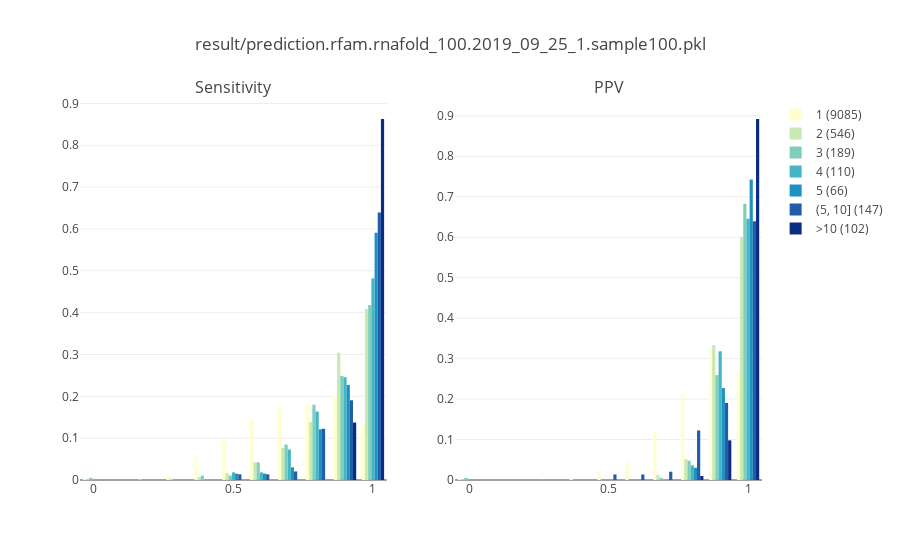

This figure's notebook cell:
### Code cell
fig = make_subplots(rows=1, cols=2, subplot_titles=['Sensitivity', 'PPV'])

for col_idx, metric_name in enumerate(['sensitivity', 'ppv']):

    col = col_idx + 1
    fig.add_trace(go.Histogram(x=df_metric[df_metric['rnafold_count'] == 1][metric_name], 
                              nbinsx=20, histnorm='probability', 
                               name='1 ({})'.format(len(df_metric[df_metric['rnafold_count'] == 1])),
                              marker_color='#ffffcc', showlegend=True if col_idx == 0 else False), 
                 row=1, col=col)
    fig.add_trace(go.Histogram(x=df_metric[df_metric['rnafold_count'] == 2][metric_name], 
                              nbinsx=20, histnorm='probability', 
                               name='2 ({})'.format(len(df_metric[df_metric['rnafold_count'] == 2])),
                              marker_color='#c7e9b4', showlegend=True if col_idx == 0 else False),
                 row=1, col=col)
    fig.add_trace(go.Histogram(x=df_metric[df_metric['rnafold_count'] == 3][metric_name], 
                              nbinsx=20, histnorm='probability', 
                               name='3 ({})'.format(len(df_metric[df_metric['rnafold_count'] == 3])),
                              marker_color='#7fcdbb', showlegend=True if col_idx == 0 else False),
                 row=1, col=col)
    fig.add_trace(go.Histogram(x=df_metric[df_metric['rnafold_count'] == 4][metric_name], 
                              nbinsx=20, histnorm='probability', 
                               name='4 ({})'.format(len(df_metric[df_metric['rnafold_count'] == 4])),
                              marker_color='#41b6c4', showlegend=True if col_idx == 0 else False),
                 row=1, col=col)
    fig.add_trace(go.Histogram(x=df_metric[df_metric['rnafold_count'] == 5][metric_name], 
                              nbinsx=20, histnorm='probability', 
                               name='5 ({})'.format(len(df_metric[df_metric['rnafold_count'] == 5])),
                              marker_color='#1d91c0', showlegend=True if col_idx == 0 else False),
                 row=1, col=col)
    fig.add_trace(go.Histogram(x=df_metric[(df_metric['rnafold_count'] > 5) & (df_metric['rnafold_count'] <= 10)]['sensitivity'], 
                              nbinsx=20, histnorm='probability', 
                               name='(5, 10] ({})'.format(len(df_metric[(df_metric['rnafold_count'] > 5) & (df_metric['rnafold_count'] <= 10)])),
                              marker_color='#225ea8', showlegend=True if col_idx == 0 else False),
                 row=1, col=col)
    fig.add_trace(go.Histogram(x=df_metric[df_metric['rnafold_count'] > 10][metric_name], 
                              nbinsx=20, histnorm='probability', 
                               name='>10 ({})'.format(len(df_metric[df_metric['rnafold_count'] > 10])),
                              marker_color='#0c2c84', showlegend=True if col_idx == 0 else False), 
                 row=1, col=col)

fig = fig.update(layout=dict(
    paper_bgcolor='rgba(0,0,0,0)',
    plot_bgcolor='rgba(0,0,0,0)',
#     xaxis=dict(showgrid=False, zeroline=False,
#                tickfont=dict(size=18, color='#000'),
#                titlefont=dict(size=24, color='#000'),
#                showline=True, mirror=True),
#     yaxis=dict(showgrid=True, gridwidth=1, gridcolor='darkgray',
#                tickfont=dict(size=18, color='#000'),
#                titlefont=dict(size=24, color='#000'),
#                title='Percentage', showline=True, mirror=True),
    title=sample_filename,
#     title=metric_name,
#     titlefont=dict(size=24, color='#000'),
#     legend=dict(orientation="h",
#                 font=dict(
# #             family='sans-serif',
#             size=24,
#             color='#000'
#         ),),
))
iplot(fig)

### Figure 1 — Plotly figure (JSON) as saved in the notebook; plotly's stock layout.template omitted (floating-point values rounded to 4 significant figures; data arrays with more than 128 entries replaced by an {"elided": "..."} marker saying what was removed)
{"data": [{"histnorm": "probability", "marker": {"color": "#ffffcc"}, "name": "1 (9085)", "nbinsx": 20, "showlegend": true, "type": "histogram", "uid": "ee0d95fa-f321-4043-b250-d1fb02b93348", "x": {"elided": "9085 float values"}, "xaxis": "x", "yaxis": "y"}, {"histnorm": "probability", "marker": {"color": "#c7e9b4"}, "name": "2 (546)", "nbinsx": 20, "showlegend": true, "type": "histogram", "uid": "dd8d0018-47a6-4a8e-b6fc-207c1eba68fb", "x": {"elided": "546 float values"}, "xaxis": "x", "yaxis": "y"}, {"histnorm": "probability", "marker": {"color": "#7fcdbb"}, "name": "3 (189)", "nbinsx": 20, "showlegend": true, "type": "histogram", "uid": "a10eff88-3e28-43da-8c61-40b72392f939", "x": {"elided": "189 float values"}, "xaxis": "x", "yaxis": "y"}, {"histnorm": "probability", "marker": {"color": "#41b6c4"}, "name": "4 (110)", "nbinsx": 20, "showlegend": true, "type": "histogram", "uid": "463e76b3-4f8a-42bd-94ed-864b92e88d15", "x": [0.8409, 1, 1, 0.9412, 0.9655, 1, 0.8438, 1, 1, 1, 0.625, 0.9412, 1, 0.9444, 0.7273, 0.7368, 0.7321, 0.75, 1, 0.973, 0.9615, 1, 0.9259, 0.9615, 0.9474, 0.9474, 0.9211, 1, 1, 0.9545, 1, 1, 0.7647, 1, 0.7647, 1, 1, 0.9851, 0.8529, 0.8529, 0.8529, 1, 1, 1, 1, 1, 1, 1, 1, 0.8148, 1, 0.9231, 1, 0.7297, 0.84, 0.9583, 1, 0.9333, 0.5455, 0.9429, 0.9429, 1, 1, 1, 0.9545, 1, 1, 0.95, 0.9429, 1, 1, 0.973, 1, 0.7619, 0.8723, 1, 0.8, 0.8421, 0.6842, 0.7778, 0.8462, 1, 0.5, 0.9474, 1, 0.8857, 0.9143, 0.8684, 0.8, 0.6829, 0.9259, 0.9474, 0.8947, 0.8261, 0.7, 0.7, 0.5918, 0.75, 0.8, 0.7714, 1, 1, 0.9412, 0.8333, 0.8824, 0.8889, 0.9, 1, 1, 1], "xaxis": "x", "yaxis": "y"}, {"histnorm": "probability", "marker": {"color": "#1d91c0"}, "name": "5 (66)", "nbinsx": 20, "showlegend": true, "type": "histogram", "uid": "c76767e0-2294-4d89-8c25-68e32a9e555f", "x": [0.9808, 0.9444, 1, 1, 0.8, 0.8261, 0.8571, 1, 0.8667, 0.963, 1, 0.9643, 1, 1, 0.7143, 0.9286, 0.9333, 1, 1, 0.6286, 1, 1, 0.9545, 0.8966, 1, 1, 1, 0.8571, 0.8824, 0.9565, 0.9333, 1, 0.9143, 1, 1, 0.9545, 1, 1, 0.9583, 1, 0.963, 1, 0.9118, 1, 1, 1, 0.9412, 1, 0.9211, 0.8378, 1, 0.8421, 0.5, 0.9677, 0.9697, 0.7179, 0.925, 0.9286, 0.8462, 1, 0.8, 1, 1, 1, 0.8, 0.8], "xaxis": "x", "yaxis": "y"}, {"histnorm": "probability", "marker": {"color": "#225ea8"}, "name": "(5, 10] (147)", "nbinsx": 20, "showlegend": true, "type": "histogram", "uid": "dab8ccb5-a871-4508-b596-c19f4b518ff8", "x": {"elided": "147 float values"}, "xaxis": "x", "yaxis": "y"}, {"histnorm": "probability", "marker": {"color": "#0c2c84"}, "name": ">10 (102)", "nbinsx": 20, "showlegend": true, "type": "histogram", "uid": "5d1734da-4fa3-4cd9-b526-dbcee45f05f8", "x": [1, 1, 1, 1, 0.9667, 0.9211, 1, 1, 1, 1, 1, 1, 1, 1, 0.9412, 0.9737, 1, 0.9737, 1, 1, 0.9565, 1, 0.9333, 1, 0.9231, 0.8571, 1, 1, 0.8788, 1, 1, 1, 1, 1, 1, 1, 1, 1, 1, 1, 1, 1, 0.9286, 1, 1, 1, 0.9412, 1, 0.8889, 1, 1, 1, 1, 1, 1, 1, 1, 0.96, 1, 1, 1, 1, 1, 1, 1, 1, 1, 1, 0.9394, 1, 1, 1, 1, 0.8919, 1, 1, 0.8936, 1, 0.8889, 1, 1, 0.9444, 1, 1, 1, 1, 1, 1, 1, 1, 1, 1, 0.9697, 1, 1, 1, 1, 1, 1, 1, 1, 1], "xaxis": "x", "yaxis": "y"}, {"histnorm": "probability", "marker": {"color": "#ffffcc"}, "name": "1 (9085)", "nbinsx": 20, "showlegend": false, "type": "histogram", "uid": "2ebefcb1-6715-4aa1-ae7d-c7eb0d1bff60", "x": {"elided": "9085 float values"}, "xaxis": "x2", "yaxis": "y2"}, {"histnorm": "probability", "marker": {"color": "#c7e9b4"}, "name": "2 (546)", "nbinsx": 20, "showlegend": false, "type": "histogram", "uid": "eefcce3f-1b01-451d-8bbf-120070190177", "x": {"elided": "546 float values"}, "xaxis": "x2", "yaxis": "y2"}, {"histnorm": "probability", "marker": {"color": "#7fcdbb"}, "name": "3 (189)", "nbinsx": 20, "showlegend": false, "type": "histogram", "uid": "21d0b9a8-dc7c-44b5-8bca-bcda9c477d9e", "x": {"elided": "189 float values"}, "xaxis": "x2", "yaxis": "y2"}, {"histnorm": "probability", "marker": {"color": "#41b6c4"}, "name": "4 (110)", "nbinsx": 20, "showlegend": false, "type": "histogram", "uid": "dd33c6d5-7652-4033-b642-d8637b945d76", "x": [0.9487, 0.963, 1, 1, 0.9333, 1, 1, 0.9524, 0.9545, 0.8889, 1, 1, 1, 1, 0.8696, 0.913, 0.8913, 0.875, 0.9737, 0.9474, 1, 0.96, 1, 1, 0.9474, 0.9474, 0.9211, 0.9545, 0.9545, 0.9545, 1, 0.8571, 0.8667, 1, 0.8667, 0.9643, 1, 1, 0.9355, 0.9355, 0.9355, 0.9545, 0.9565, 0.9583, 0.9643, 0.9615, 0.9, 1, 1, 0.9167, 1, 0.9231, 0.9375, 0.9643, 0.9545, 1, 0.9565, 1, 1, 0.9429, 1, 1, 1, 1, 1, 0.9583, 1, 0.95, 0.9706, 0.9048, 0.973, 0.973, 0.9792, 0.9697, 0.9535, 1, 1, 1, 0.8667, 1, 0.8462, 1, 0.8077, 0.9474, 0.9444, 0.9394, 0.9697, 0.9706, 0.9412, 0.9333, 0.9615, 0.8182, 0.8947, 0.8636, 1, 1, 0.7838, 1, 1, 0.931, 0.9167, 1, 1, 0.9375, 0.9375, 1, 0.973, 0.9744, 0.975, 0.95], "xaxis": "x2", "yaxis": "y2"}, {"histnorm": "probability", "marker": {"color": "#1d91c0"}, "name": "5 (66)", "nbinsx": 20, "showlegend": false, "type": "histogram", "uid": "e77bd511-a497-4111-bb07-be0dd4b26d90", "x": [1, 1, 0.9412, 1, 1, 1, 0.8571, 0.9643, 0.9286, 0.9286, 0.9643, 0.9643, 1, 1, 1, 0.8667, 1, 1, 0.9286, 0.9565, 0.9474, 0.8, 0.9545, 1, 0.9091, 1, 0.9706, 1, 0.9375, 0.9565, 1, 1, 0.9143, 1, 1, 1, 1, 1, 0.9583, 0.9583, 1, 0.9545, 0.9118, 1, 0.9444, 0.9545, 1, 1, 1, 0.9394, 1, 1, 0.8077, 0.9677, 0.9697, 0.9333, 1, 1, 1, 0.9545, 1, 1, 0.875, 1, 0.9655, 1], "xaxis": "x2", "yaxis": "y2"}, {"histnorm": "probability", "marker": {"color": "#225ea8"}, "name": "(5, 10] (147)", "nbinsx": 20, "showlegend": false, "type": "histogram", "uid": "5da94fd1-75e6-403d-a098-244fb3046dc6", "x": {"elided": "147 float values"}, "xaxis": "x2", "yaxis": "y2"}, {"histnorm": "probability", "marker": {"color": "#0c2c84"}, "name": ">10 (102)", "nbinsx": 20, "showlegend": false, "type": "histogram", "uid": "f67231e2-f5cd-4ac8-9bf7-88404bff327b", "x": [1, 1, 1, 1, 0.9667, 1, 1, 1, 1, 0.8333, 1, 1, 1, 1, 0.9412, 0.9737, 1, 0.9737, 1, 1, 1, 0.9286, 1, 1, 1, 1, 1, 1, 0.9355, 1, 1, 1, 1, 1, 1, 1, 1, 1, 0.9091, 1, 0.9167, 1, 0.9286, 1, 1, 1, 0.9412, 1, 1, 1, 1, 1, 1, 1, 1, 1, 1, 0.96, 1, 0.9583, 1, 1, 0.9615, 1, 1, 1, 1, 1, 1, 1, 1, 1, 1, 1, 1, 1, 0.9767, 1, 0.8889, 1, 1, 0.9444, 0.9655, 1, 1, 1, 1, 1, 0.9474, 1, 1, 1, 1, 1, 1, 1, 1, 1, 1, 0.975, 1, 1], "xaxis": "x2", "yaxis": "y2"}], "layout": {"annotations": [{"font": {"size": 16}, "showarrow": false, "text": "Sensitivity", "x": 0.225, "xanchor": "center", "xref": "paper", "y": 1, "yanchor": "bottom", "yref": "paper"}, {"font": {"size": 16}, "showarrow": false, "text": "PPV", "x": 0.775, "xanchor": "center", "xref": "paper", "y": 1, "yanchor": "bottom", "yref": "paper"}], "paper_bgcolor": "rgba(0,0,0,0)", "plot_bgcolor": "rgba(0,0,0,0)", "title": {"text": "result/prediction.rfam.rnafold_100.2019_09_25_1.sample100.pkl"}, "xaxis": {"anchor": "y", "domain": [0, 0.45]}, "xaxis2": {"anchor": "y2", "domain": [0.55, 1]}, "yaxis": {"anchor": "x", "domain": [0, 1]}, "yaxis2": {"anchor": "x2", "domain": [0, 1]}}}
